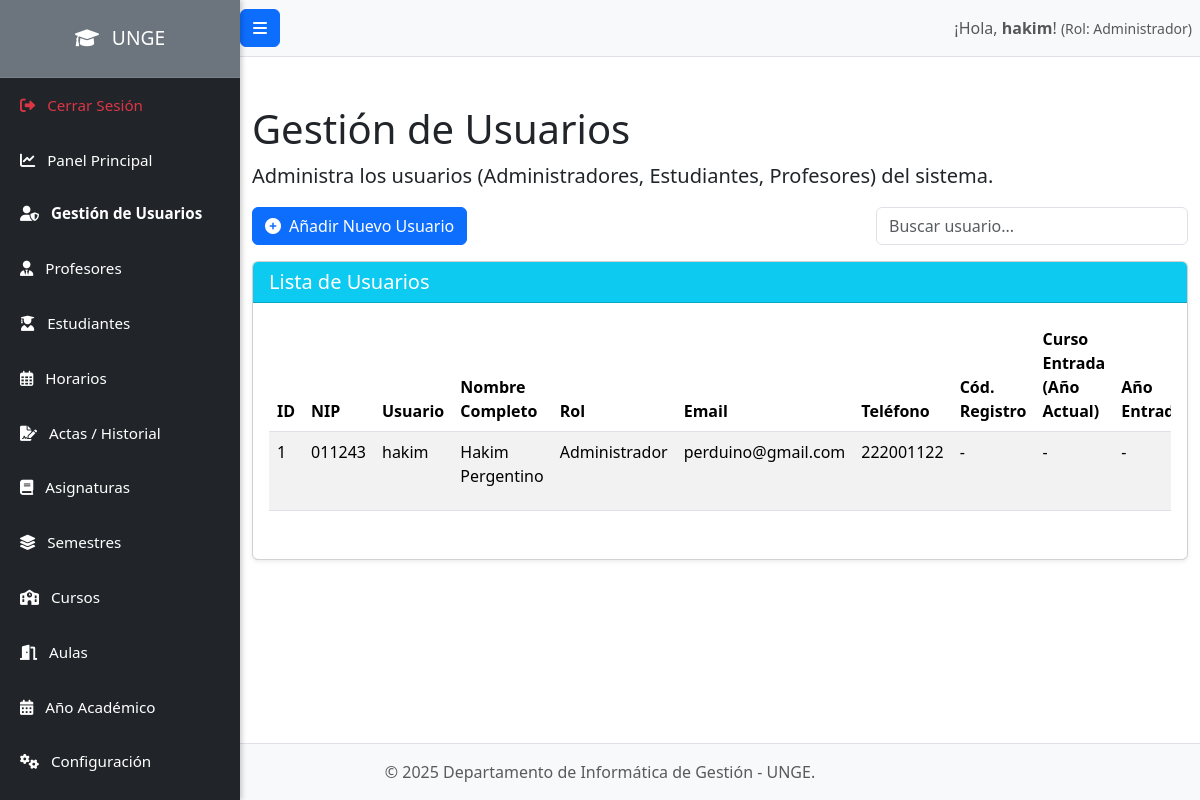
The app's page /admin/usuarios.php (signed in) with its own data.
### tables this page shows
CREATE TABLE `usuarios` (
  `id` int(11) NOT NULL,
  `nombre_usuario` varchar(100) NOT NULL,
  `password_hash` varchar(255) NOT NULL,
  `id_rol` int(11) NOT NULL,
  `nombre_completo` varchar(255) NOT NULL,
  `email` varchar(255) DEFAULT NULL,
  `telefono` varchar(50) DEFAULT NULL,
  `nip` varchar(50) DEFAULT NULL,
  `estado` enum('Activo','Inactivo','Bloqueado') NOT NULL DEFAULT 'Activo',
  `fecha_registro` datetime DEFAULT current_timestamp()
);

CREATE TABLE `roles` (
  `id` int(11) NOT NULL,
  `nombre_rol` varchar(50) NOT NULL
);

### admin/usuarios.php (the view, shortened to what this page needs)
<?php
require_once '../config/database.php';
include_once '../includes/header.php';
$stmt_usuarios = $pdo->query("
    SELECT u.id, u.nombre_usuario, u.nombre_completo, u.email, u.telefono, u.nip, u.estado,
           r.id AS id_rol, r.nombre_rol,
           e.id AS estudiante_id, e.codigo_registro,
           p.especialidad,
           p.grado_academico
    FROM usuarios u
    JOIN roles r ON u.id_rol = r.id
    LEFT JOIN estudiantes e ON u.id = e.id_usuario
    LEFT JOIN profesores p ON u.id = p.id_usuario
    ORDER BY u.id DESC
");
$usuarios = $stmt_usuarios->fetchAll(PDO::FETCH_ASSOC);
?>
<h1 class="mt-4">Gestión de Usuarios</h1>
<p class="lead">Administra los usuarios (Administradores, Estudiantes, Profesores) del sistema.</p>
<div class="mb-3 d-flex justify-content-between align-items-center">
    <button type="button" class="btn btn-primary" data-bs-toggle="modal" data-bs-target="#userModal" id="addUserBtn">
        <i class="fas fa-plus-circle me-2"></i>Añadir Nuevo Usuario
    </button>
    <div class="col-md-4">
        <input type="search" class="form-control" id="searchInput" placeholder="Buscar usuario...">
    </div>
</div>
<div class="card shadow-sm mb-4">
    <div class="card-header bg-info text-white">
        <h5 class="mb-0">Lista de Usuarios</h5>
    </div>
    <div class="card-body">
        <div class="table-responsive">
            <table class="table table-hover table-striped" id="usuariosTable">
                <thead>
                    <tr>
                        <th>ID</th>
                        <th>NIP</th>
                        <th>Usuario</th>
                        <th>Nombre Completo</th>
                        <th>Rol</th>
                        <th>Email</th>
                        <th>Teléfono</th>
                        <th>Cód. Registro</th>
                        <th>Curso Entrada (Año Actual)</th>
                        <th>Año Entrada</th>
                    </tr>
                </thead>
                <tbody>
                    <?php if (count($usuarios) > 0): ?>
                        <?php foreach ($usuarios as $user): ?>
                            <tr data-id="<?php echo htmlspecialchars($user['id']); ?>"
                                data-nombre_usuario="<?php echo htmlspecialchars($user['nombre_usuario']); ?>"
                                data-nombre_completo="<?php echo htmlspecialchars($user['nombre_completo']); ?>"
                                data-email="<?php echo htmlspecialchars($user['email']); ?>"
                                data-telefono="<?php echo htmlspecialchars($user['telefono']); ?>"
                                data-nip="<?php echo htmlspecialchars($user['nip']); ?>"
                                data-id_rol="<?php echo htmlspecialchars($user['id_rol']); ?>" data-nombre_rol="<?php echo htmlspecialchars($user['nombre_rol']); ?>"
                                data-codigo_registro="<?php echo htmlspecialchars($user['codigo_registro'] ?? ''); ?>"
                                data-estudiante_id="<?php echo htmlspecialchars($user['estudiante_id'] ?? ''); ?>"
                                data-curso_entrada_id="<?php echo htmlspecialchars($user['curso_entrada_actual']['id_curso'] ?? ''); ?>"
                                data-anio_entrada_id="<?php echo htmlspecialchars($user['curso_entrada_actual']['id_anio'] ?? ''); ?>"
                                data-especialidad="<?php echo htmlspecialchars($user['especialidad'] ?? ''); ?>" data-grado_academico="<?php echo htmlspecialchars($user['grado_academico'] ?? ''); ?>" data-estado="<?php echo htmlspecialchars($user['estado']); ?>">
                                <td><?php echo htmlspecialchars($user['id']); ?></td>
                                <td><?php echo htmlspecialchars($user['nip']); ?></td>
                                <td><?php echo htmlspecialchars($user['nombre_usuario']); ?></td>
                                <td><?php echo htmlspecialchars($user['nombre_completo']); ?></td>
                                <td><?php echo htmlspecialchars($user['nombre_rol']); ?></td>
                                <td><?php echo htmlspecialchars($user['email']); ?></td>
                                <td><?php echo htmlspecialchars($user['telefono']); ?></td>
                                <td><?php echo htmlspecialchars($user['nombre_rol'] === 'Estudiante' ? ($user['codigo_registro'] ?? '-') : '-'); ?></td>
                                <td><?php echo htmlspecialchars($user['curso_entrada_display']); ?></td>
                                <td><?php echo htmlspecialchars($user['anio_entrada_display']); ?></td>
                            </tr>
                        <?php endforeach; ?>
                    <?php else: ?>
                        <tr>
                            <td colspan="14" class="text-center">No hay usuarios registrados.</td>
                        </tr>
                    <?php endif; ?>
                </tbody>
            </table>
        </div>
    </div>
</div>
<?php include_once '../includes/footer.php'; ?>

### public/css/style.css (style rules this page uses)
body { overflow-x: hidden; }
body { display: flex; flex-direction: column; min-height: 100vh; }
.card { border-radius: 0.5rem; border: none; }
.btn-primary { background-color: #007bff; border-color: #007bff; }

### records on screen
usuarios: id "1", nip "011243", nombre_usuario "hakim", nombre_completo "Hakim Pergentino", id_rol.nombre_rol "Administrador", email "perduino@gmail.com", telefono "222001122", id_rol.nombre_rol "-", curso_entrada_display "-", anio_entrada_display "-"

### other values on screen
$_SESSION['username'] "hakim"
$_SESSION['user_role'] "Administrador"
